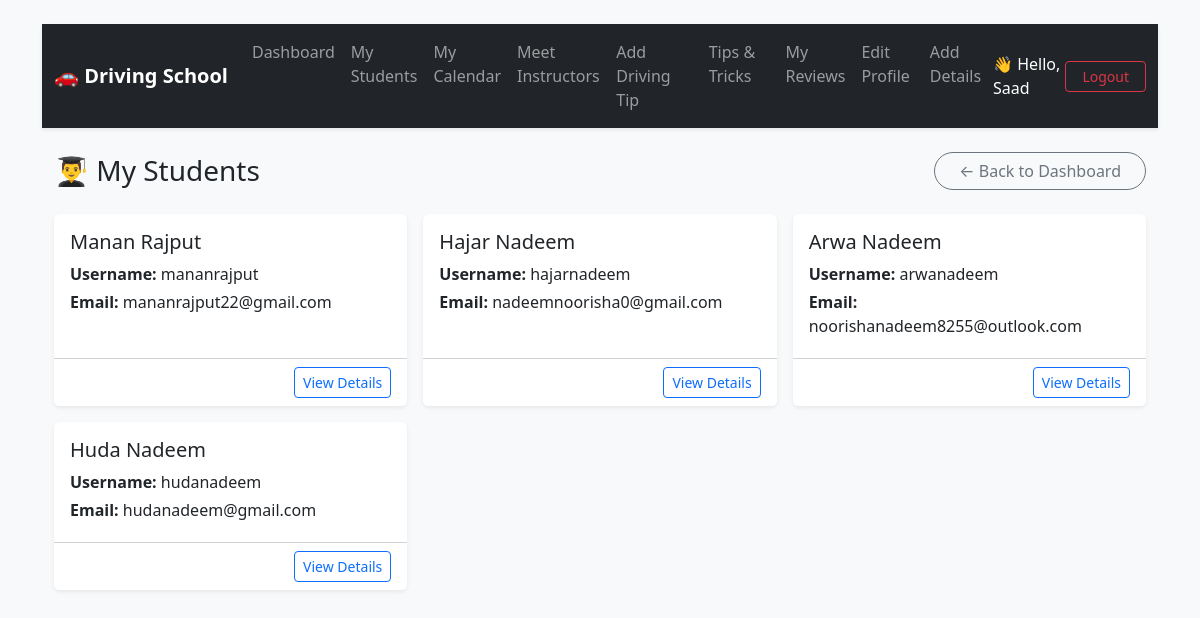
Page /dashboard/dashboard/instructor/students/ (signed in) on the committed database.
### accounts/models.py (models this page shows, shortened)
class CustomUser(AbstractUser):
    ROLE_CHOICES = [
        ('student', 'Student'),
        ('instructor', 'Instructor'),
        ('admin', 'Admin'),
    ]
    role = models.CharField(max_length=20, choices=ROLE_CHOICES)
    phone_number = models.CharField(max_length=20, blank=True, null=True)
    profile_picture = models.ImageField(upload_to="instructors/", blank=True, null=True)
    def get_full_name(self):
        return f"{self.first_name} {self.last_name}".strip()

### dashboard/views.py (the view)
# urls.py: path('dashboard/instructor/students/', views.instructor_students_list, name='instructor_students_list'),
@login_required
def instructor_students_list(request):
    if request.user.role != 'instructor':
        return render(request, '403.html')
    students = CustomUser.objects.filter(
        role='student',
        student_bookings__instructor=request.user
    ).distinct()
    return render(request, 'dashboard/instructor_students_list.html', {
        'students': students
    })

### templates/dashboard/instructor_students_list.html
{% extends "base.html" %}
{% block content %}
{% include 'dashboard/navbar.html' %}
<div class="container mt-4">
    <div class="d-flex justify-content-between align-items-center mb-4">
        <h3 class="mb-0">👨‍🎓 My Students</h3>
        <a href="{% url 'instructor_dashboard' %}" class="btn btn-outline-secondary rounded-pill px-4">
            ← Back to Dashboard
        </a>
    </div>
    <div class="row g-3">
        {% for student in students %}
        <div class="col-md-4">
            <div class="card shadow-sm border-0 h-100">
                <div class="card-body">
                    <h5 class="card-title">{{ student.get_full_name|default:student.username }}</h5>
                    <p class="card-text mb-1"><strong>Username:</strong> {{ student.username }}</p>
                    <p class="card-text mb-1"><strong>Email:</strong> {{ student.email }}</p>
                </div>
                <div class="card-footer bg-white text-end">
                    <a href="{% url 'instructor_student_detail' student.id %}"
                       class="btn btn-sm btn-outline-primary">
                        View Details
                    </a>
                </div>
            </div>
        </div>
        {% empty %}
        <div class="col-12">
            <div class="alert alert-info text-center">
                No students found.
            </div>
        </div>
        {% endfor %}
    </div>
</div>
{% endblock %}

### templates/dashboard/navbar.html (shortened to what this page needs)
<nav class="navbar navbar-expand-lg navbar-dark bg-dark shadow-sm">
  <div class="container-fluid">
    <a class="navbar-brand fw-bold" href="#">
      🚗 Driving School
    </a>
    <div class="collapse navbar-collapse" id="navbarNav">
      <ul class="navbar-nav me-auto">
        {% if user.is_authenticated %}
          {% if user.role == 'student' %}
            <li class="nav-item"><a class="nav-link" href="{% url 'student_dashboard' %}">Dashboard</a></li>
            <li class="nav-item"><a class="nav-link" href="{% url 'book_lesson' %}">Book Lesson</a></li>
            <li class="nav-item"><a class="nav-link" href="{% url 'calendar_view' %}">My Calendar</a></li>
            <li class="nav-item"><a class="nav-link" href="{% url 'student_profile' %}">My Profile</a></li>
            <li class="nav-item"><a class="nav-link" href="{% url 'meet_instructors' %}">Meet Instructors</a></li>
            <li class="nav-item"><a class="nav-link" href="{% url 'list_tips' %}">Tips & Tricks</a></li>
            <li class="nav-item"><a class="nav-link" href="{% url 'student_reviews' %}">My Reviews</a></li>
          {% elif user.role == 'instructor' %}
            <li class="nav-item"><a class="nav-link" href="{% url 'instructor_dashboard' %}">Dashboard</a></li>
            <li class="nav-item"><a class="nav-link" href="{% url 'instructor_students_list' %}">My Students</a></li>
            <li class="nav-item"><a class="nav-link" href="{% url 'instructor_calendar' %}">My Calendar</a></li>
            <li class="nav-item"><a class="nav-link" href="{% url 'meet_instructors' %}">Meet Instructors</a></li>
            <li class="nav-item"><a class="nav-link" href="{% url 'add_tip' %}">Add Driving Tip</a></li>
            <li class="nav-item"><a class="nav-link" href="{% url 'list_tips' %}">Tips & Tricks</a></li>
            <li class="nav-item"><a class="nav-link" href="{% url 'my_reviews' %}">My Reviews</a></li>
            <li class="nav-item"><a class="nav-link" href="{% url 'edit_instructor_profile' %}">Edit Profile</a></li>
            <li class="nav-item"><a class="nav-link" href="{% url 'add_instructor_details' %}">Add Details</a></li>
          {% endif %}
        {% endif %}
      </ul>
      <br>
      <ul class="navbar-nav ms-auto align-items-center">
        {% if user.is_authenticated %}
          <li class="nav-item">
            <span class="navbar-text text-white me-3">
              👋 Hello, {{ user.first_name }}
            </span>
          </li>
          <li class="nav-item">
            <a class="btn btn-sm btn-outline-danger px-3" href="{% url 'logout' %}">
              Logout
            </a>
          </li>
        {% else %}
          <li class="nav-item"><a class="btn btn-sm btn-outline-light px-3" href="{% url 'login' %}">Login</a></li>
        {% endif %}
      </ul>
    </div>
  </div>
</nav>

### rows in the picture
CustomUser: first_name "Saad"
CustomUser: get_full_name "Manan Rajput", username "mananrajput", email "mananrajput22@gmail.com"
CustomUser: get_full_name "Hajar Nadeem", username "hajarnadeem", email "nadeemnoorisha0@gmail.com"
CustomUser: get_full_name "Arwa Nadeem", username "arwanadeem", email "noorishanadeem8255@outlook.com"
CustomUser: get_full_name "Huda Nadeem", username "hudanadeem", email "hudanadeem@gmail.com"
